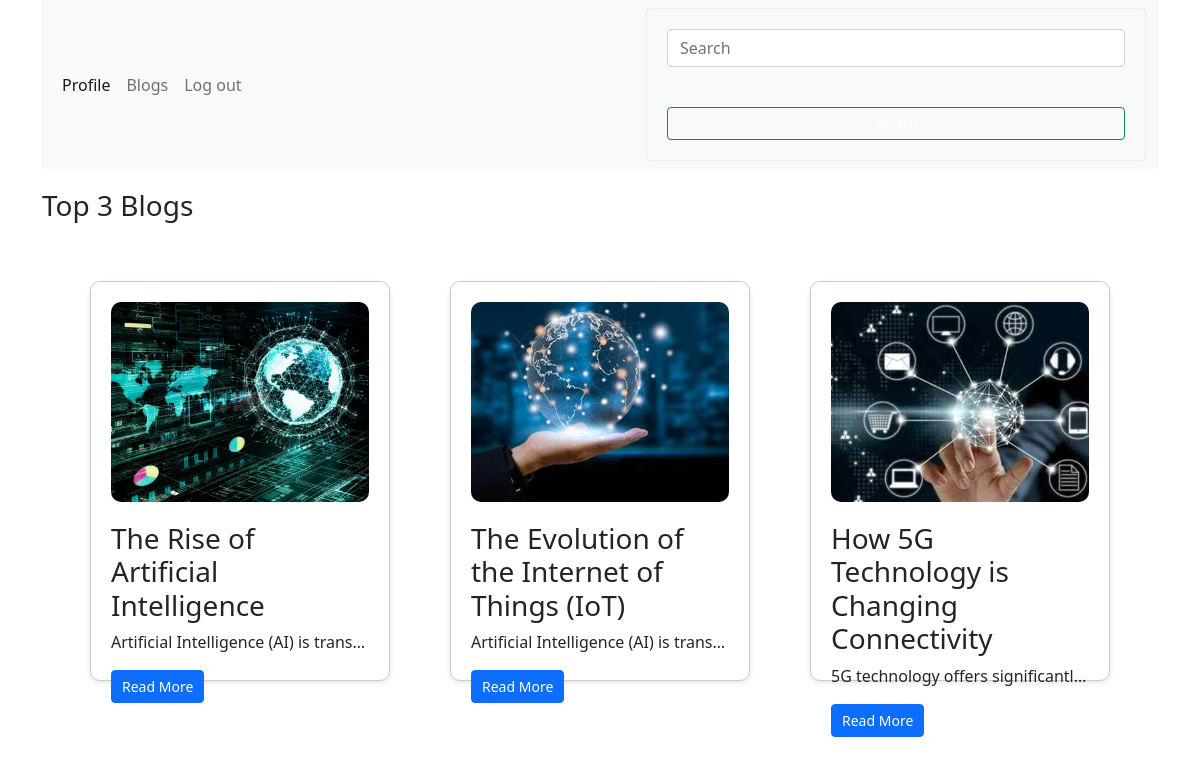
The app's page /blogs/top3blog.php (signed in) with its own data.
### tables this page shows
CREATE TABLE `blogs` (
  `id` bigint(20) NOT NULL,
  `user_id` bigint(20) DEFAULT NULL,
  `category_id` bigint(20) DEFAULT NULL,
  `title` varchar(255) NOT NULL,
  `description` mediumtext NOT NULL,
  `blog_img` varchar(255) NOT NULL,
  `is_publish` tinyint(1) DEFAULT 0,
  `view_count` int(11) DEFAULT NULL,
  `created_at` timestamp NOT NULL DEFAULT current_timestamp(),
  `updated_at` timestamp NOT NULL DEFAULT current_timestamp() ON UPDATE current_timestamp()
);

### blogs/top3blog.php (the view, shortened to what this page needs)
<?php
include_once '../index.php';
$query = "SELECT * FROM blogs WHERE is_publish = 1 ORDER BY view_count DESC LIMIT 3";
$blogsquery = $connection->prepare($query);
$blogsquery->execute([]);
$blogs = $blogsquery->fetchAll(PDO::FETCH_ASSOC);
?>
<!DOCTYPE html>
<html lang="en">
<head>
</head>
<body>
    <h3>Top 3 Blogs </h3>
    <div class="blogs">
    <?php
    if (count($blogs) > 0) {
        foreach ($blogs as $blog) {
            echo "<div class='card'>";
            echo "<img src='../uploads/" . htmlspecialchars($blog['blog_img']) . "' alt='" . htmlspecialchars($blog['title']) . "'>";
            echo "<h3>" . htmlspecialchars($blog['title']) . "</h3>";
            echo "<p>" . htmlspecialchars($blog['description']) . "</p>";
            echo "<a href='blogdetails.php?id=" . htmlspecialchars($blog['id']) . "' class='btn btn-primary'>Read More</a>";
            echo "</div>";
        }
    }
    ?>
    </div>
</body>
</html>

### blogs/top3blog.php (style rules this page uses)
.card { border: 1px solid #ccc; border-radius: 10px; padding: 20px; margin: 20px; max-width: 300px; height: 400px; box-shadow: 0 2px 5px rgba(0,0,0,0.1); display: inline-block; position: relative; }
.card p { overflow: hidden; text-overflow: ellipsis; white-space: nowrap; }
.card img { width: 100%; height: 200px; object-fit: cover; border-radius: 10px; }
.btn { text-decoration: none; color: #fff; border-radius: 4px; padding: 5px 10px; font-size: 14px; display: inline-block; }
.blogs { display: flex; align-items: center; flex-wrap: wrap; gap: 20px; padding-top: 30px; justify-content: center; }
h3 { padding-top: 20px; }

### records on screen
blogs: blog_img (picture), title "The Rise of Artificial Intelligence", description "Artificial Intelligence (AI) is trans…"
blogs: blog_img (picture), title "The Evolution of the Internet of Things (IoT)", description "Artificial Intelligence (AI) is trans…"
blogs: blog_img (picture), title "How 5G Technology is Changing Connectivity", description "5G technology offers significantl…"
